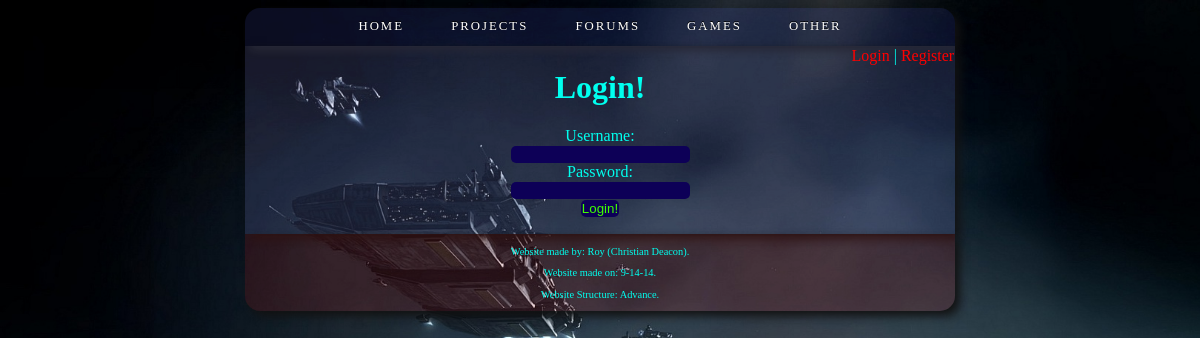
Screenshot of /pages/users/login.php with the database file from the repository.
### tables this page shows
CREATE TABLE IF NOT EXISTS `navbars` (
`id` int(11) NOT NULL,
  `name` varchar(1024) NOT NULL,
  `dropdown` int(255) NOT NULL,
  `link` varchar(1024) NOT NULL,
  `norder` int(255) NOT NULL
);

### addons/execute.php (called while the page is built, shortened)
<?php
	if (isset($_SESSION['maindirectory'])) {
		$maindirectory = $_SESSION['maindirectory'];
	} else {
		if (isset($_POST['maindirectory'])) {
			$maindirectory = $_POST['maindirectory'];
		} else {
			$maindirectory = '';
		}
	}
	require_once($maindirectory . 'config.php');
	if (!isset($classes)) {
		$classes['admin'] = new __admin;
		$classes['other'] = new __other;
		$classes['tools'] = new __tools;
		$classes['users'] = new __users;
		$classes['page'] = new __page;
		$classes['games'] = new __games;
		$classes['forums'] = new __forums;
		$classes['project_pg'] = new __project_pg;
	}
?>

### addons/classes/users.php (called while the page is built, shortened)
<?php
	if (isset($_SESSION['maindirectory'])) {
		$maindirectory = $_SESSION['maindirectory'];
	} else {
		if (isset($_POST['maindirectory'])) {
			$maindirectory = $_POST['maindirectory'];
		} else {
			$maindirectory = '';
		}
	}
	require($maindirectory . 'addons/execute.php');
	class __users  {
		function fetch_user_info ($db) {
			$ln = false;
			$id = 0;
			return $ln;
		}
	}
?>

### pages/users/login.php (the view, shortened to what this page needs)
<?php
	$maindirectory = '../../';
	$filename = 'login.php';
	$db = mysqli_connect($config['host'], $config['user'], $config['pass'], $config['name']);
	$userinfo = $classes['users']->fetch_user_info($db);
?>
<html>
		<link rel="stylesheet" type="text/css" href="<?php echo $maindirectory; ?>styling.css" />
	<body>
		<div id="navbar">
			<nav>
			  <ul class="nav">
				<?php
					$navquery = "SELECT * FROM `navbars` ORDER BY `norder` ASC";
					$navresult = mysqli_query($db, $navquery);
					while ($nav = mysqli_fetch_assoc($navresult)) {
						$navbar = '<li onmouseover="playmsound()"';
						$link = '';
						if ($nav['link'] && $maindirectory != '' && !preg_match('/^http/', strtolower($nav['link']))) {
							$link .= $maindirectory;
						}
						$link .= $nav['link'];
						$navbar .= '><a href="' . $link . '">' . $nav['name'] . '</a>';
						echo $navbar;
						if ($nav['dropdown']) {
							$ddquery = "SELECT * FROM `dropdowns` WHERE `navbarid`='" . $nav['id'] . "'";
							$ddresult = mysqli_query($db, $ddquery);
							if ($ddresult) {
								$rows = mysqli_num_rows($ddresult);
								if ($rows > 0 && $nav['dropdown']) {
										echo '<ul>';
										echo '</ul></li>';
								}
							}
						} else {
							echo '</li>';
						}
					}
				?>
			  </ul>
			</nav>
		</div>
		<div id="maincontent">
			<div id="usercp">
				<?php
					if ($userinfo) {
					} else {
						echo '<a href="' . $maindirectory . 'addons/users/login.php">Login</a> | <a href="' . $maindirectory . 'addons/users/register.php">Register</a>';
					}
				?>
			</div>
			<h1>Login!</h1>
			<?php
				if ($userinfo) {
					echo 'You are already logged in! (' . $userinfo['name'] . ')<br />';
					echo '<form action="' . $filename . '" method="POST">';
						echo '<input type="submit" name="logout" value="Logout!">';
					echo '</form>';
				} else {
					echo '<div class="login">';
						echo '<form action="' . $filename . '" method="POST">';
							echo 'Username:<br /><input type="text" name="username" /><br />';
							echo 'Password:<br /><input type="password" name="password" /><br />';
							echo '<input type="submit" value="Login!">';
						echo '</form>';
					echo '</div>';
				}
			?>
		</div>
		<div id="sfooter">
			<?php
				echo $config['footer'];
			?>
		</div>
	</body>
</html>

### styling.css (style rules this page uses)
body { color: #DAD1D1; background-image: url('images/bg.jpg'); background-attachment: fixed; -webkit-background-size: cover; -moz-background-size: cover; -o-background-size: cover; background-size: cover; }
#navbar { text-align: center; margin-left: 20%; margin-right: 20%; background-image: url('images/navbg.png'); border-radius:15px 15px 0px 0px; padding:1px 1px 1px 1px; box-shadow: 5px 5px 10px #121212; height: auto; }
#usercp a { text-decoration: none; }
#usercp a:link { color: #FF0000; }
nav { display: block; text-align: center; }
nav ul { margin: 0; padding:0; list-style: none; }
.nav a { display:block; color: #fff; text-decoration: none; padding: 0.8em 1.8em; text-transform: uppercase; font-size: 80%; letter-spacing: 2px; text-shadow: 0 -1px 0 #000; position: relative; }
.nav { vertical-align: top; display: inline-block; box-shadow: 1px -1px -1px 1px #000, -1px 1px -1px 1px #fff, 0 0 6px 3px #fff; border-radius:6px; }
.nav li { position: relative; }
.nav > li { float: left; margin-right: 1px; }
.nav > li > a { margin-bottom: 1px; }
.nav > li:last-child { margin-right: 0; }
.nav > li:last-child > a { border-radius: 0 4px 0 0; }
.nav li a:first-child:nth-last-child(2):before { content: ""; position: absolute; height: 0; width: 0; top: 50% ; right:5px; }
#maincontent h1 { text-align: center; }
#maincontent { width: auto; word-wrap: break-word; color: #00FFEF; margin-left: 20%; margin-right: 20%; background-image: url('images/bodybg.png'); padding:1px 1px 1px 1px; border-radius:0px 0px 0px 0px; box-shadow: 5px 5px 10px #121212; text-align: center; }
#sfooter { width: auto; word-wrap: break-word; color: #00FFEF; margin-left: 20%; margin-right: 20%; background-image: url('images/footerbg.png'); padding:1px 1px 1px 1px; border-radius:0px 0px 15px 15px; box-shadow: 5px 5px 10px #121212; font-size: 65%; text-align: center; }
#usercp { float: right; }
input, select, textarea { background-color: #0D0057; border: 0px; padding: 1px 1px 1px 1px; border-radius: 5px 5px 5px 5px; margin-top: 1px; color: #40FF00; }

### rows the page displays
navbars: name "HOME"
navbars: name "PROJECTS"
navbars: name "FORUMS"
navbars: name "GAMES"
navbars: name "OTHER"
